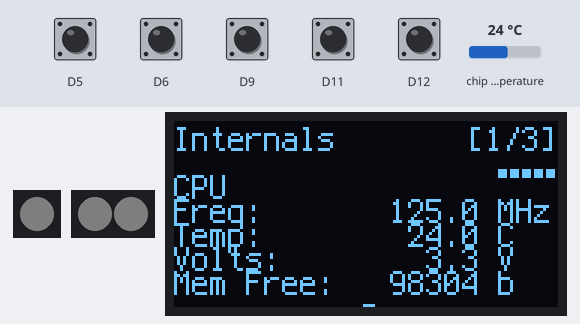
The program below on a simulated CircuitPython board. Shown: 1 RGB LEDs in strip order, left to right, 2 RGB LEDs in strip order, left to right, 128×62 one-colour display. Inputs (shaded band) come from the test bench; at power-on: D5, D6, D9, D11, D12 HIGH, chip temperature 24 °C. Dim RGB values are drawn brighter than linear; what the program prints to the serial console is not drawn.

Above: at 1.2 s.
1.3 s: D11 pulled LOW for 0.9 s
At 1.49 s:
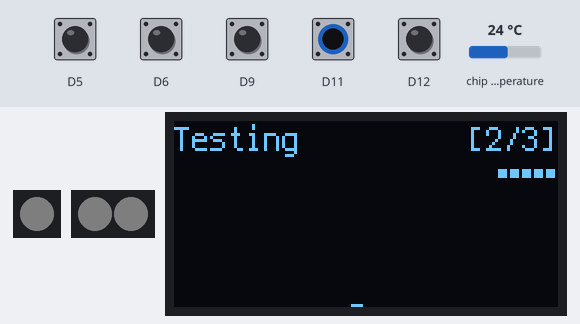
3.7 s: D11 pulled LOW for 0.9 s
At 3.92 s:
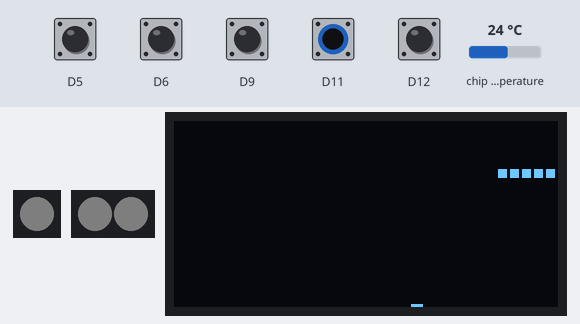
6.1 s: D12 pulled LOW for 0.9 s
At 6.34 s:
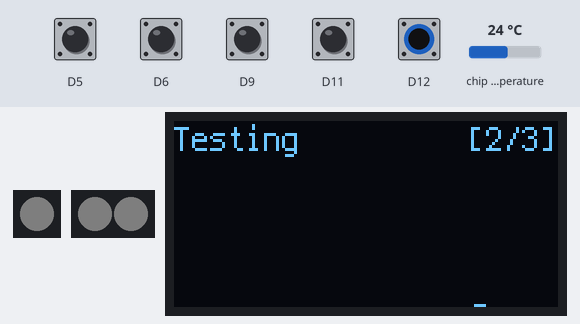
8.5 s: D12 pulled LOW for 0.9 s
At 9.9 s:
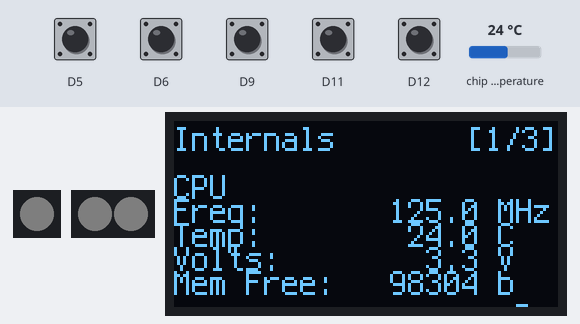
10.9 s: chip temperature set to 1 °C
At 12.1 s:
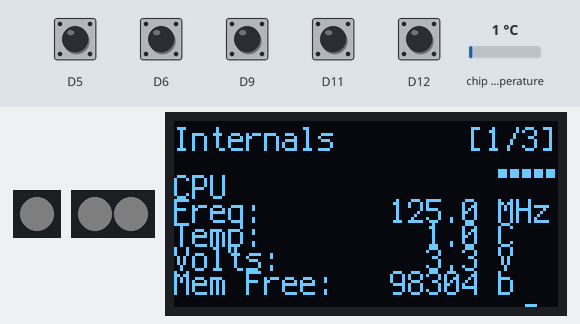
13.8 s: chip temperature set to 11 °C
At 15.1 s:
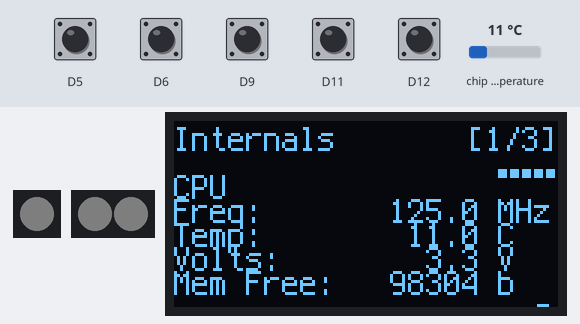
Timing chart, 0 to 16.8 s (numbered marks = the images above; inputs shaded):
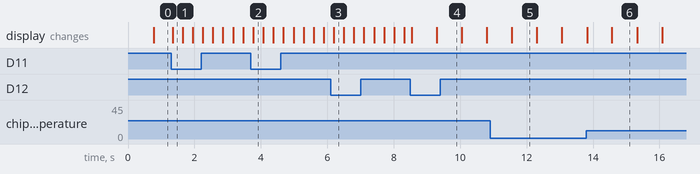

Measured:
- after the input at 1.3 s, the display: changes at once (image 1)
- after the input at 3.7 s, the display: changes after 0.07 s (image 2)
- after the input at 6.1 s, the display: changes after 0.09 s (image 3)
- after the input at 8.5 s, the display: first changes at once (image 4 shows a later state)
- what the display in image 5 shows lasts 0.7 s, from 11.6 s to 12.3 s

The program:

code.py
```python
## Adafruit RP2040 all-the-things demo
##
## Product Page:  https://www.adafruit.com/product/3857
## Learn Guide:   https://learn.adafruit.com/adafruit-feather-m4-express-atsamd51
## CircuitPython: https://circuitpython.org/board/feather_m4_express/
## Bootloader:    https://github.com/adafruit/uf2-samdx1/releases/
## Pinout Image:  https://cdn-learn.adafruit.com/assets/assets/000/101/972/original/arduino_compatibles_Feather_M4_Page.png
##
## Onboard Peripherals

## Neopixel: D8
## Internal LED: Shared with pin D13
## Built-in 3v3 Regulator can be disabled by pulling EN pin to GND
##
## Interesting Options
##
## 8-bit Parallel Camera Support: Requires use of D5, D6, D10, D11, D12, D13, SCK, MOSI, MISO, SDA, SCL pins
## PWM Out: Lots of PWM out pins - D4, D5, D6, D9, D10, D11, D12, D13
##
## External Peripherals in Dev Setup
##
## Adafruit FeatherWing Tripler https://www.adafruit.com/product/3417
##
## Adafruit 128x64 OLED FeatherWing https://www.adafruit.com/product/4650
##
## * 0x3C / 60  : OLED Display
## * Pin 9: Button A
## * Pin 6: Button B
## * Pin 5: Button C
##
## Adafruit NeoKey FeatherWing https://www.adafruit.com/product/4979
##
## Rewired the pins on my dev board so that they don't collide with the display's buttons or an additional NeoKey wing
##
## * Pin 10: NeoPixel
## * Pin 11: Switch B
## * Pin 12: Switch A
##

import board
import time
import keypad
import displayio
import terminalio
from adafruit_displayio_sh1107 import SH1107
from neopixel import NeoPixel
# from adafruit_display_text.label import Label
from adafruit_display_text.bitmap_label import Label
import bitmaptools
import microcontroller
import gc
import sys

i2c = board.I2C()

## Display

displayio.release_displays()
display_bus = displayio.I2CDisplay(i2c, device_address=0x3C)

WIDTH = 128
HEIGHT = 62
BORDER = 2

display = SH1107(bus=display_bus, width=WIDTH, height=HEIGHT, rotation=0, auto_refresh=False)

splash = displayio.Group()
display.show(splash)

## Buttons

buttons = (
    board.D9,     # Display button A
    board.D6,     # Display button B
    board.D5,     # Display button C
    board.D12,    # Neokey A (left)
    board.D11     # Neokey B (right)
)

keys = keypad.Keys(buttons, value_when_pressed=False, pull=True)

def retrieve_key_events(keys: keypad.Keys):
    new_events = True
    key_events = []
    while new_events:
        event = keys.events.get()
        if event:
            key_events.append(event)
        else:
            new_events = False
    return key_events

## Neopixels

pixel_board = NeoPixel(board.NEOPIXEL, 1, brightness=0.1)
pixel_board[0] = (40, 40, 40)
pixels_keys = NeoPixel(board.D10, 2, brightness=0.1)
pixels_keys[0] = (40, 40, 40)
pixels_keys[1] = (40, 40, 40)

## Display Setup

# Loop indicator
single_color_palette = displayio.Palette(1)
single_color_palette[0] = 0xFFFFFF

sm_square_bitmap = displayio.Bitmap(4, 1, 1)
sm_square = displayio.TileGrid(sm_square_bitmap, pixel_shader=single_color_palette, x=64, y=61)
splash.append(sm_square)

# Set up Page Numbers text area
page_text = "[{}/{}]"
page_label = Label(terminalio.FONT, text=page_text.format(0,0), padding_top=0, padding_bottom=0)
page_label.anchor_point = (1.0, 0.0)
page_label.anchored_position = (128, 0)
splash.append(page_label)

# Set up Page Title text area
title_text = "{:16}"
title_label = Label(terminalio.FONT, text=title_text.format(" ", 0, 0), padding_top=0, padding_bottom=0)
title_label.anchor_point = (0.0, 0.0)
title_label.anchored_position = (0, 0)
splash.append(title_label)

# Set up Internals text area
cpu_text = "CPU\nFreq: {:11.1f} MHz\nTemp: {:11.1f} C\nVolts: {:10.3} V\nMem Free: {:7d} b"
cpu_label = Label(terminalio.FONT, text=cpu_text.format(0.0, 0.0, 0.0, 0), padding_top=0, padding_bottom=0, line_spacing=0.7)
# cpu_label = Label(terminalio.FONT, text="test", padding_top=0, padding_bottom=0, line_spacing=0.7)
cpu_label.anchor_point = (0.0, 1.0)
cpu_label.anchored_position = (0, 60)

# Set up Keymap Bitmap
two_color_palette = displayio.Palette(2)
two_color_palette[0] = 0x000000
two_color_palette[1] = 0xFFFFFF

keymap_indicator_size = 3
keymap_width = 1 + ((len(buttons) + 1) * keymap_indicator_size + 1) + 1
keymap_height = 1 + keymap_indicator_size + 1
keymap_x_pos = WIDTH - keymap_width

keymap_bitmap = displayio.Bitmap(keymap_width, keymap_height, 2)
keymap_bitmap.fill(0)
keymap_tile = displayio.TileGrid(keymap_bitmap, pixel_shader=two_color_palette, x=keymap_x_pos, y=15)
splash.append(keymap_tile)

def keymap_update(keymap_bits: displayio.Bitmap, key_id: int, val: bool):
    x_position = 1 + (key_id * (keymap_indicator_size + 1))
    y_position = 1
    bitmaptools.fill_region(
        keymap_bits,
        x_position, y_position,
        x_position + keymap_indicator_size, y_position + keymap_indicator_size,
        int(val)
    )

# Page Setup
page_names = [
    " ",
    "Internals",
    "Testing",
    " "
]

pause_animations = False
reverse_animations = False
should_page = True
page = 1
max_pages = 3
loop_counter = 0
max_counter = sys.maxsize - 1
start_time = time.monotonic()
time_now = 0.0
last_loop = 0.0
loop_duration = 0.0
run_time = 0.0
display_refresh_delay = 0.75
last_display_refresh = time.monotonic()
should_refresh_display = True
fast_loop_page = False
print_debug = False
did_refresh_display = True
while True:

    loop_counter += 1
    if loop_counter >= max_counter:
        loop_counter = 0
    time_now = time.monotonic()
    run_time = time_now - start_time
    if time_now > last_display_refresh + display_refresh_delay or should_refresh_display:
        should_refresh_display = True
        last_display_refresh = time_now
        # print_debug = True

    if loop_duration > 0.15:
        print_debug = True

    if print_debug or did_refresh_display:
        print("{:4d} | {:8.2f} | {:6.4f} | {:8.2f} | {:1d} | mem_free: {:8d}".format(loop_counter, time_now, loop_duration, last_display_refresh, did_refresh_display, gc.mem_free()))
        did_refresh_display = False
        print_debug = False

    # Handle control inputs
    new_events = retrieve_key_events(keys)
    if len(new_events) > 0:
        for e in new_events:
            # print(e)
            if e.pressed:
                if e.key_number is 0:   # Display A
                    new_brightness = display.brightness + 0.1
                    if new_brightness <= 1.0:
                        display.brightness = new_brightness
                    else:
                        new_brightness = 1.0
                elif e.key_number is 1: # Display B
                    gc.collect()
                elif e.key_number is 2: # Display C
                    new_brightness = display.brightness - 0.1
                    if new_brightness >= 0.0:
                        display.brightness = new_brightness
                    else:
                        new_brightness = 0.0
                elif e.key_number is 3: # Neopixel Left
                    page -= 1
                    if page < 1:
                        page = 1
                        should_page = False
                    else:
                        should_page = True
                elif e.key_number is 4: # Neopixel Right
                    page += 1
                    if page > max_pages:
                        page = max_pages
                        should_page = False
                    else:
                        should_page = True

    # Update pages
    if should_page:
        fast_loop_page = False
        should_page = False
        page_label.text = page_text.format(page, max_pages)
        title_label.text = title_text.format(page_names[page])
        if page == 1:
            # Show title/page if required
            if page_label not in splash:
                splash.append(page_label)
            if title_label not in splash:
                splash.append(title_label)
            # Hide other pages
            # Show this page
            splash.append(cpu_label)
            display_refresh_delay = 0.75
        if page == 2:
            # Show title/page if required
            if page_label not in splash:
                splash.append(page_label)
            if title_label not in splash:
                splash.append(title_label)
            # Hide other pages
            if cpu_label in splash:
                splash.remove(cpu_label)
            display_refresh_delay = 0.0001
        if page == 3:
            # Hide other pages
            if cpu_label in splash:
                splash.remove(cpu_label)
            # Hide the rest of the labels
            if page_label in splash:
                splash.remove(page_label)
            if title_label in splash:
                splash.remove(title_label)
            pass

    # Do per-page operations but only if we're going to refresh our display
    if should_refresh_display:
        if page == 1:
            cpu_label.text = cpu_text.format(microcontroller.cpu.frequency / 1000 / 1000, microcontroller.cpu.temperature, microcontroller.cpu.voltage, gc.mem_free())
            # cpu_label.text = 'test'
            # cpu_label.text = 'CPU\nFreq: %g MHz\nTemp: %g C\nVolts: %g V\nMem Free: %g b' % (microcontroller.cpu.frequency / 1000 / 1000, microcontroller.cpu.temperature, microcontroller.cpu.voltage, gc.mem_free())
        if page == 2:
            pass
        display.refresh()
        should_refresh_display = False
        did_refresh_display = True

        # Update our keymap_bitmap
        # if keymap_bitmap[1,1] is 1:
        #     keymap_bitmap[1,1] = 0
        #     keymap_bitmap[1,2] = 0
        #     keymap_bitmap[1,3] = 0
        #     keymap_bitmap[2,1] = 0
        #     keymap_bitmap[2,2] = 0
        #     keymap_bitmap[2,3] = 0
        #     keymap_bitmap[3,1] = 0
        #     keymap_bitmap[3,2] = 0
        #     keymap_bitmap[3,3] = 0
        # else:
        #     keymap_bitmap[1,1] = 1
        #     keymap_bitmap[1,2] = 1
        #     keymap_bitmap[1,3] = 1
        #     keymap_bitmap[2,1] = 1
        #     keymap_bitmap[2,2] = 1
        #     keymap_bitmap[2,3] = 1
        #     keymap_bitmap[3,1] = 1
        #     keymap_bitmap[3,2] = 1
        #     keymap_bitmap[3,3] = 1

        # if keymap_bitmap[5,1] is 1:
        #     bitmaptools.fill_region(keymap_bitmap, 5, 1, 8, 4, 0)
        # else:
        #     bitmaptools.fill_region(keymap_bitmap, 5, 1, 8, 4, 1)

        if keymap_bitmap[5,1] is 1:
            keymap_update(keymap_bitmap, 0, False)
        else:
            keymap_update(keymap_bitmap, 0, True)

        if keymap_bitmap[9,1] is 1:
            keymap_update(keymap_bitmap, 1, False)
        else:
            keymap_update(keymap_bitmap, 1, True)

        if keymap_bitmap[11,1] is 1:
            keymap_update(keymap_bitmap, 2, False)
        else:
            keymap_update(keymap_bitmap, 2, True)

        if keymap_bitmap[14,1] is 1:
            keymap_update(keymap_bitmap, 3, False)
        else:
            keymap_update(keymap_bitmap, 3, True)

        if keymap_bitmap[18,1] is 1:
            keymap_update(keymap_bitmap, 4, False)
        else:
            keymap_update(keymap_bitmap, 4, True)

        # Move that cute little loop indicator
        if not pause_animations:
            if reverse_animations:
                new_x = sm_square.x + 1
                sm_square.x = new_x
                if new_x > 125:
                    reverse_animations = False
            else:
                new_x = sm_square.x - 1
                sm_square.x = new_x
                if new_x < 0:
                    reverse_animations = True

    gc.collect()
    # time.sleep(0.01)

    loop_duration = time.monotonic() - time_now
```
